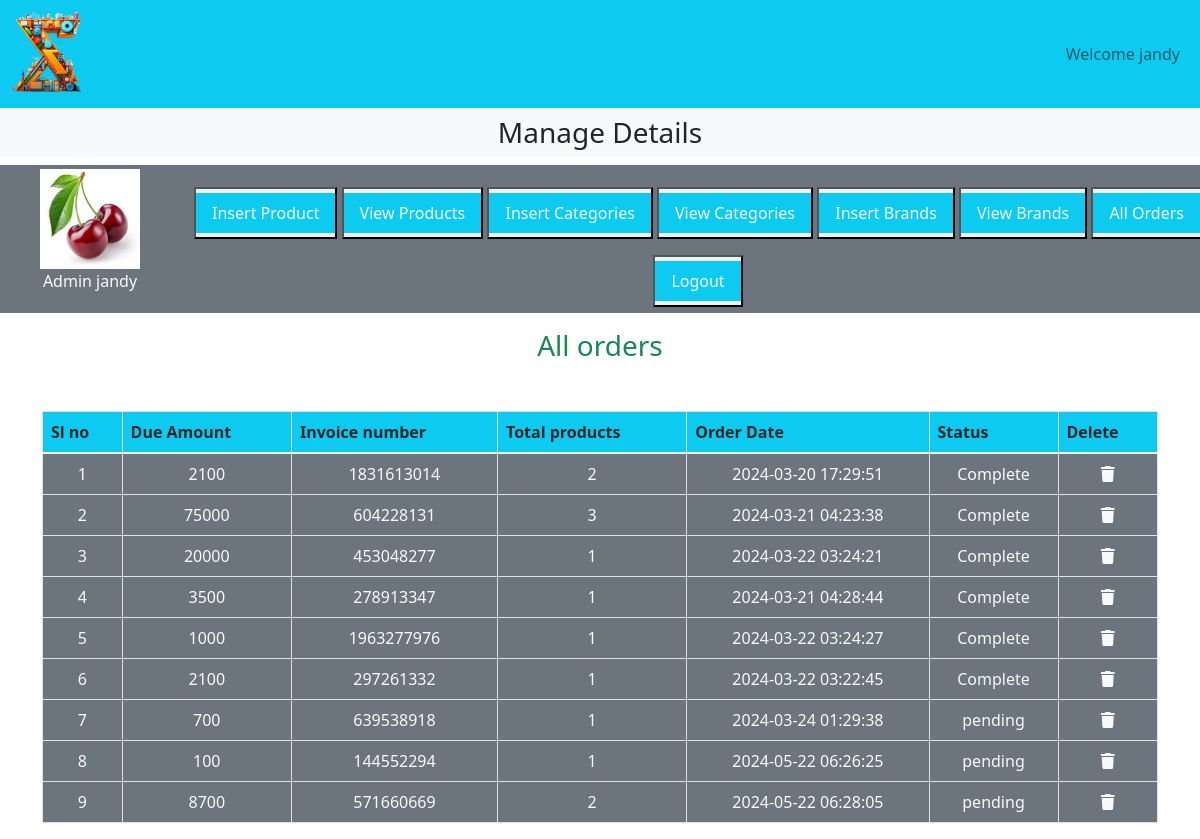
The app's page /admin_area/index.php?list_orders (signed in) with its own data.
### tables this page shows
CREATE TABLE `user_orders` (
  `order_id` int(11) NOT NULL,
  `user_id` int(11) NOT NULL,
  `amount_due` int(255) NOT NULL,
  `invoice_number` int(255) NOT NULL,
  `total_products` int(255) NOT NULL,
  `order_date` timestamp NOT NULL DEFAULT current_timestamp() ON UPDATE current_timestamp(),
  `order_status` varchar(255) NOT NULL
);

### admin_area/list_orders.php (the view, shortened to what this page needs)
<h3 class="text-center text-success">All orders</h3>
<table class="table table-bordered mt-5">
    <thead class="bg-info">
        <?php
        $get_orders = "Select * from `user_orders` ";
        $result = mysqli_query($con, $get_orders);
        $row_count = mysqli_num_rows($result);
        echo "<tr>
<th>Sl no</th>
<th>Due Amount</th>
<th>Invoice number</th>
<th>Total products</th>
<th>Order Date</th>
<th>Status</th>
<th>Delete</th>
</tr>
</thead>
<tbody class='bg-secondary text-light'>";
        if ($row_count == 0) {
            echo "<h2 class='bg-danger text-center mt-5'>No orders yet</h2>";
        } else {
            $number = 0;
            while ($row_data = mysqli_fetch_assoc($result)) {
                $order_id = $row_data['order_id'];
                $amount_due = $row_data['amount_due'];
                $invoice_number = $row_data['invoice_number'];
                $total_products = $row_data['total_products'];
                $order_date = $row_data['order_date'];
                $order_status = $row_data['order_status'];
                $number++;
                echo " <tr class='text-center'>
                <td>$number</td>
                <td>$amount_due</td>
                <td>$invoice_number</td>
                <td>$total_products</td>
                <td>$order_date</td>
                <td>$order_status</td>
                <td> <a href='index.php?delete_order= $order_id' class='text-light'><i class='fa-solid fa-trash'></i></a></td>
                </tr>";
            }
        }
        ?>

### style.css (style rules this page uses)
* { margin:0; padding:0; box-sizing: border-box; }

### admin_area/index.php (style rules this page uses)
body { overflow-x: hidden; }

### records on screen
user_orders: amount_due "2100", invoice_number "1831613014", total_products "2", order_date "2024-03-20 17:29:51", order_status "Complete"
user_orders: amount_due "75000", invoice_number "604228131", total_products "3", order_date "2024-03-21 04:23:38", order_status "Complete"
user_orders: amount_due "20000", invoice_number "453048277", total_products "1", order_date "2024-03-22 03:24:21", order_status "Complete"
user_orders: amount_due "3500", invoice_number "278913347", total_products "1", order_date "2024-03-21 04:28:44", order_status "Complete"
user_orders: amount_due "1000", invoice_number "1963277976", total_products "1", order_date "2024-03-22 03:24:27", order_status "Complete"
user_orders: amount_due "2100", invoice_number "297261332", total_products "1", order_date "2024-03-22 03:22:45", order_status "Complete"
user_orders: amount_due "700", invoice_number "639538918", total_products "1", order_date "2024-03-24 01:29:38", order_status "pending"
user_orders: amount_due "100", invoice_number "144552294", total_products "1", order_date "2024-05-22 06:26:25", order_status "pending"
user_orders: amount_due "8700", invoice_number "571660669", total_products "2", order_date "2024-05-22 06:28:05", order_status "pending"

### other values on screen
$admin_username "jandy"
